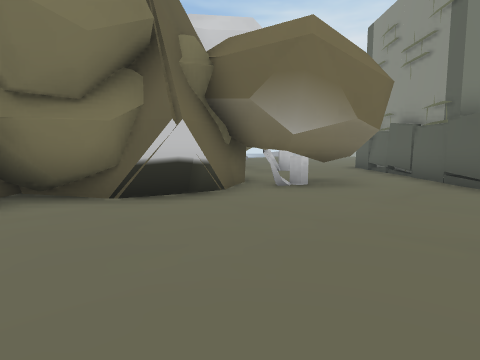
View 1 (above)

24 first-person views from a walk through a Unity game level. The camera is 1.5 m above the floor, tilts 6° down and sees 75° across. The floor is counted in squares, 2 m on a side. Each view is taken from the middle of a square. On the plan, view 1 faces up. The plan holds only what a view shows up to about 10 squares ahead; the rest is blank. The place goes on beyond the plan.

View 2
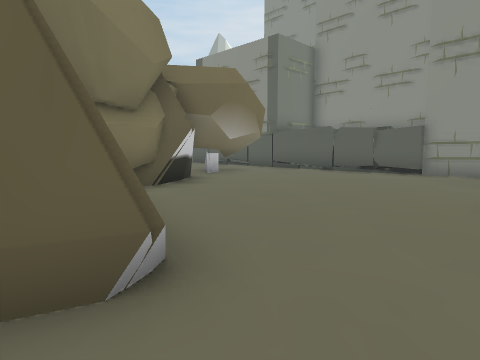

View 3
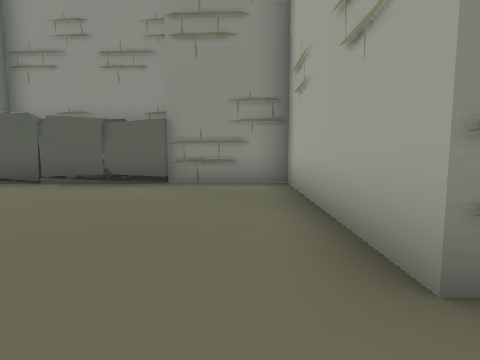

View 4
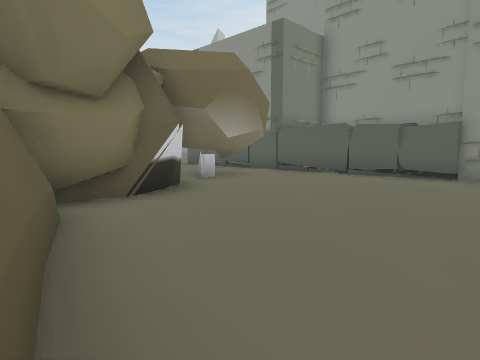

View 5
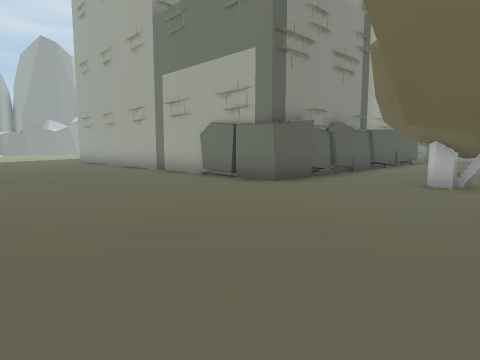

View 6
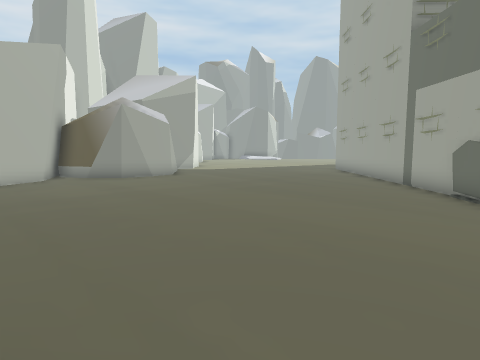

View 7
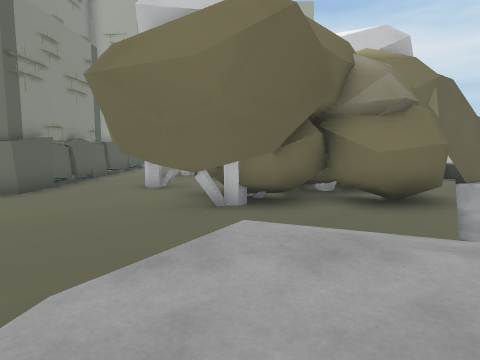

View 8
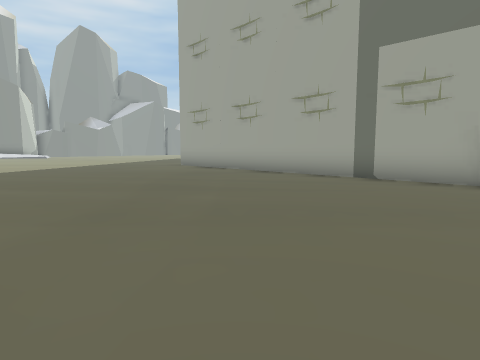

View 9
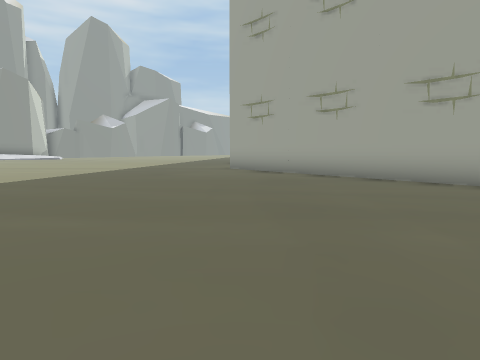

View 10
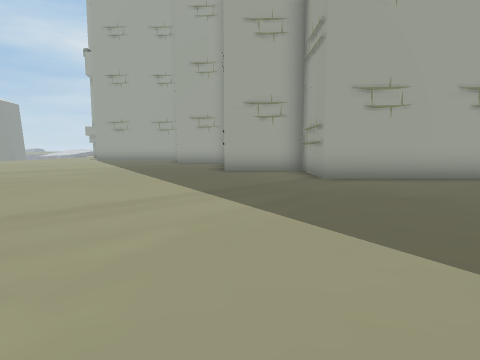

View 11
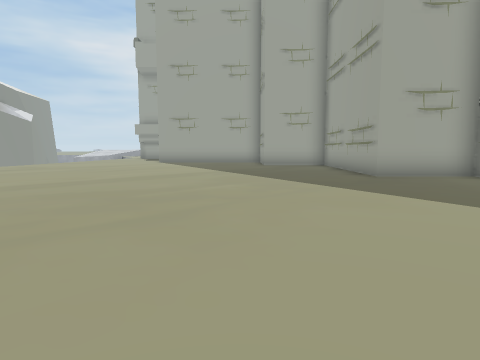

View 12
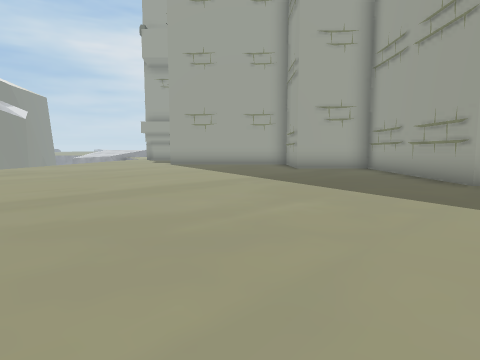

View 13
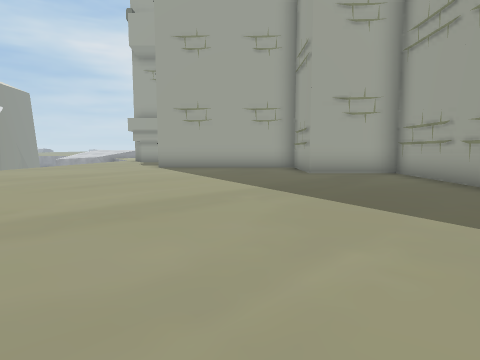

View 14
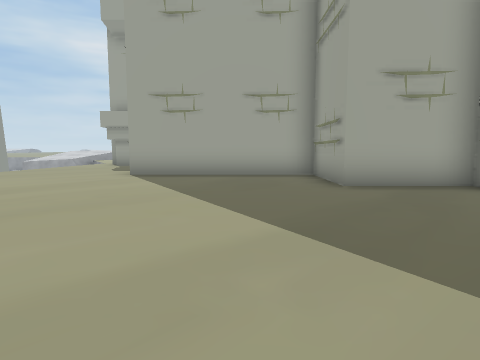

View 15
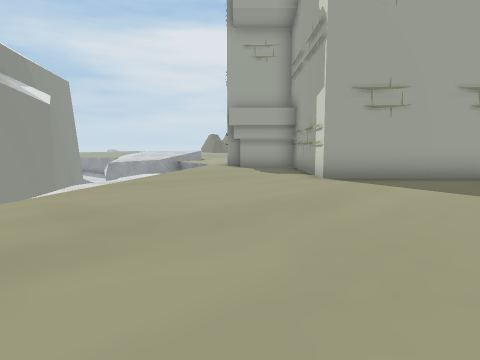

View 16
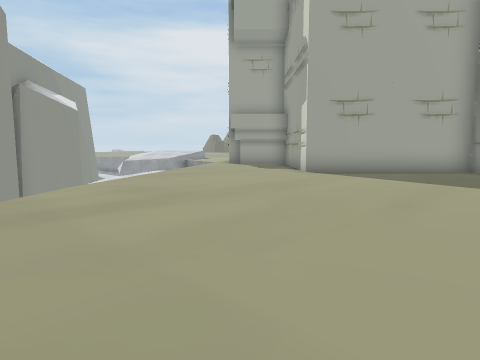

View 17
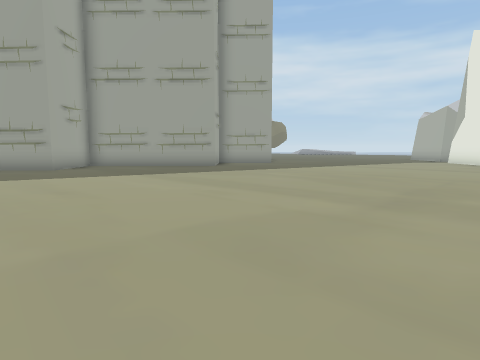

View 18
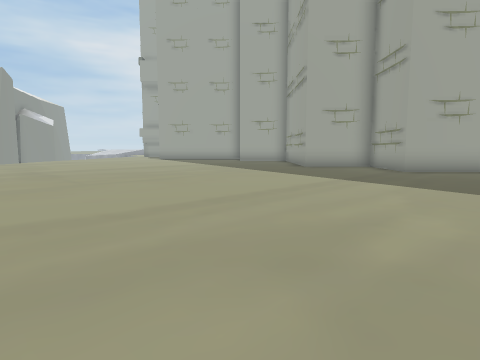

View 19
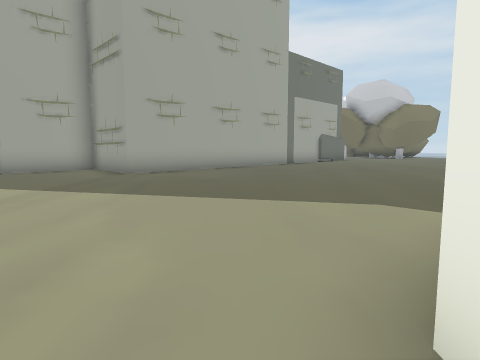

View 20
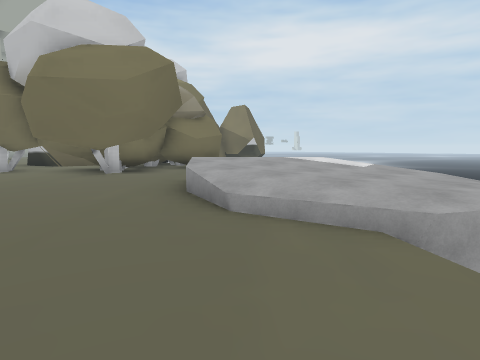

View 21
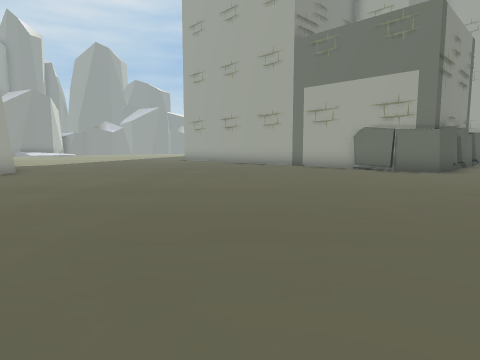

View 22
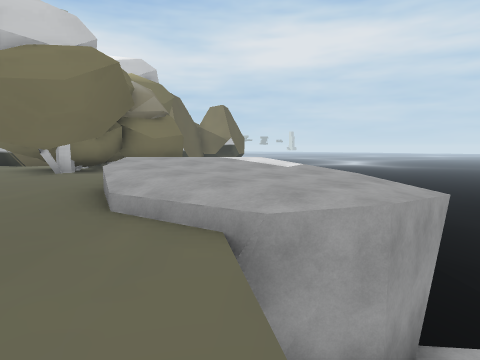

View 23
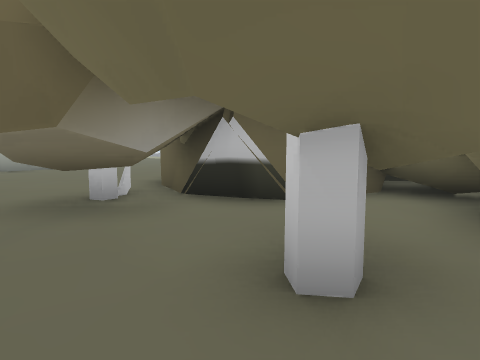

View 24
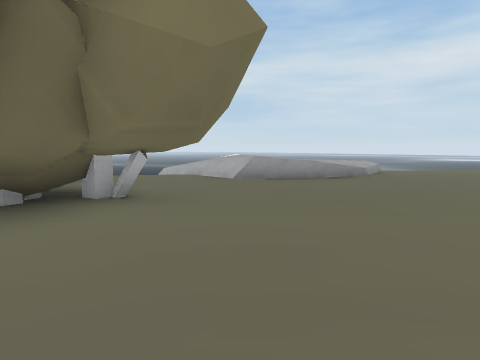

### Floor plan
Key: @ floor where view 1 was taken; # wall or solid block; . main floor; - floor 0.25 m lower than the main floor; : floor 0.5 m higher than the main floor; _ floor 0.5 m lower than the main floor; + floor 0.75 m higher than the main floor; * floor 1 m higher than the main floor; / step, stairs or slope; = window, fence, low wall or low ledge; v drop or lower ground.
Columns run from 5 left of view 1 to 33 right of it. Each row starts with its distance up from view 1.
 24              ..
 23    v   .   ....
 22 vvvvvvv........
 21 v /::/............##       .
 20   /:+/..............     #...
 19   ////........................
 18   **/=.........................
 17  ////..........................
 16  v /............................
 15  v...............................
 14 v................................
 13 ######.............................
 12     ##..............................
 11      ##...#############..............
 10       #...#           #...............
  9       ....#           ###............
  8     ###...#             #.............
  7     ####..#             #.............
  6     #.##..#             #.............
  5  ####.....#             #.............
  4  ##.......#             ####.........=
  3  #........#                #........./v
  2  #........#                #........._v
  1 ##........#                ######....-v
  0 .....@....#                     #.../v
 -1 .....######                     #...v

Where each view was taken, in squares from view 1:
view 1: 0 up, 0 right, facing up
view 2: 1 down, 5 left, facing up-right
view 3: 0 up, 2 left, facing right
view 4: 0 up, 4 left, facing up-right
view 5: 17 up, 0 right, facing down-right
view 6: 17 up, 1 left, facing right
view 7: 19 up, 1 left, facing down
view 8: 19 up, 6 right, facing down-right
view 9: 19 up, 9 right, facing down-right
view 10: 19 up, 19 right, facing down
view 11: 17 up, 23 right, facing down
view 12: 15 up, 24 right, facing down
view 13: 13 up, 24 right, facing down
view 14: 10 up, 24 right, facing down
view 15: 9 up, 29 right, facing down
view 16: 11 up, 29 right, facing down
view 17: 10 up, 32 right, facing left
view 18: 21 up, 22 right, facing down
view 19: 20 up, 21 right, facing down-left
view 20: 22 up, 3 right, facing down-left
view 21: 22 up, 2 right, facing down-right
view 22: 23 up, 2 right, facing down-left
view 23: 11 up, 3 right, facing down-left
view 24: 11 up, 4 right, facing up-left
